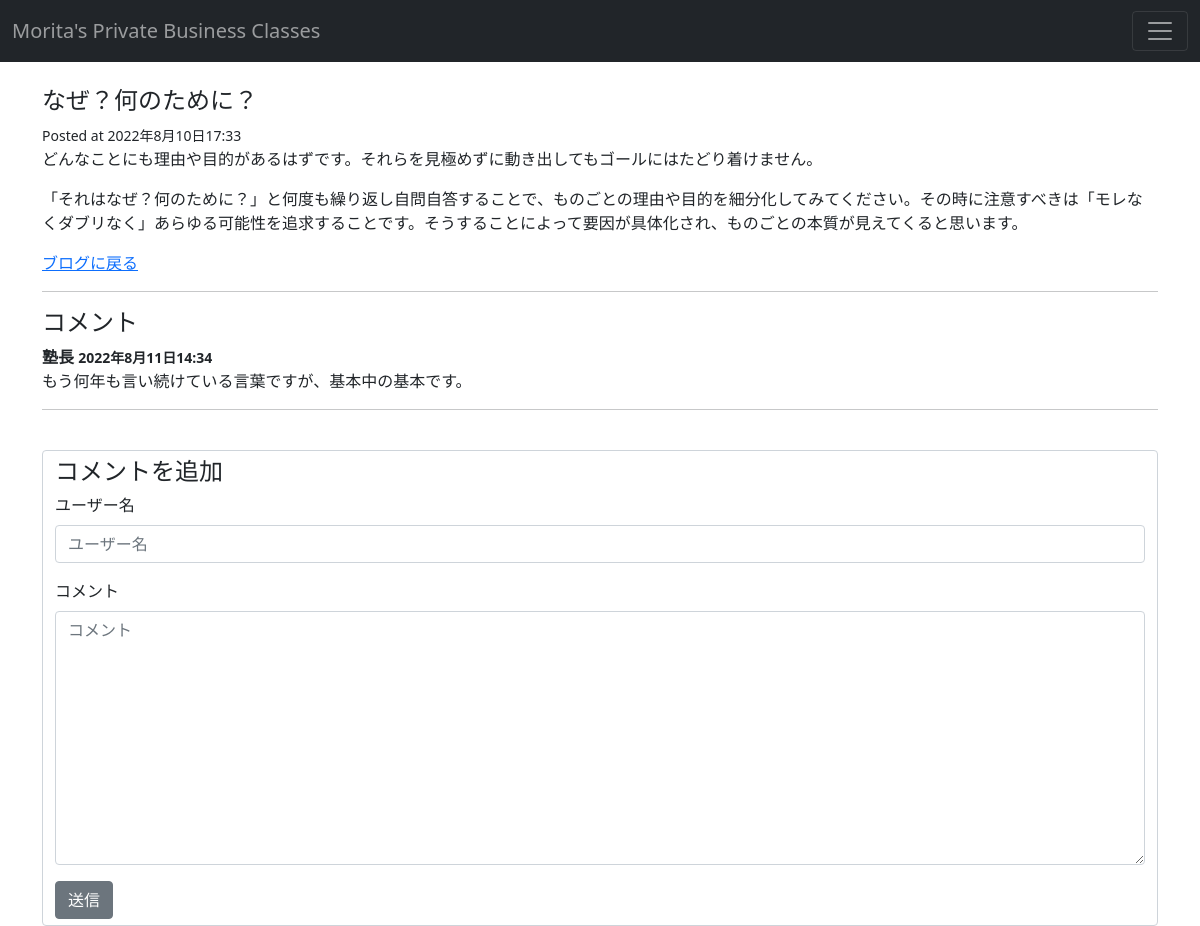
The page /blog/post_001/ on the database its author committed.
### blog/models.py (models this page shows, shortened)
class Post(models.Model):
    title = models.CharField(max_length=255)
    slug = models.SlugField()
    intro = models.TextField()
    body = models.TextField()
    posted_date = models.DateTimeField(auto_now_add=True)

class Comment(models.Model):
    post = models.ForeignKey(Post, related_name="comments", on_delete=models.CASCADE)
    name = models.CharField(max_length=255)
    body = models.TextField()
    posted_date = models.DateTimeField(auto_now_add=True)

### blog/views.py (the view)
# urls.py: path("blog/<slug:slug>/", post_detail, name="post_detail"),
def post_detail(request, slug):
    post = Post.objects.get(slug=slug)
    if request.method == "POST":
        form = Commentform(request.POST)
        if form.is_valid():
            comment = form.save(commit=False)
            comment.post = post
            comment.save()
            return redirect("post_detail", slug=post.slug)
    else:
        form = Commentform()
    return render(request, "blog/post_detail.html", {"post": post, "form": form})

### blog/forms.py
class Commentform(forms.ModelForm):
    class Meta:
        model = Comment
        fields = ("name", "body")
        labels={'name':'ユーザー名', 'body':'コメント', }

### templates/blog/post_detail.html (shortened to what this page needs)
{% extends "blog/base.html" %}
{% load django_bootstrap5 %}
{% block content %}
    <br>
    <h4 class="title">{{post.title}}</h4>
    <small>Posted at {{post.posted_date}}</small>
    <p>{{post.intro}}</p>
    <p>{{post.body}}</p>
    <a href="/blog">ブログに戻る</a>
    <hr>
    <h4 class="subtitle">コメント</h4>
    {% for comment in post.comments.all %}
    <article class="media">
        <div class="media-content">
            <div class="content">
                <p>
                    <strong>
                        {{comment.name}}
                        <small>{{comment.posted_date}}</small>
                    </strong>
                    <br>
                    {{comment.body}}
                </p>
            </div>
        </div>
    </article>
    <hr>
    {% empty %}
    <div class="notification">
        <p>コメントはまだありません、</p>
    </div>
    <hr>
    {% endfor %}
    <br>
    <form action="." method="POST">
        <div class="field">
            <div class="form-control">
                <h4 class="subtitle">コメントを追加</h4>
                {% bootstrap_form form layout="utilities" %}
                <button class="btn btn-secondary">送信</button>
            </div>
        </div>
    </form>
{% endblock %}

### rows shown on the page
Post: title "なぜ？何のために？", posted_date "2022年8月10日17:33", intro "どんなことにも理由や目的があるはずです。それらを見極めずに動き出してもゴールにはたどり着けません。", body "「それはなぜ？何のために？」と何度も繰り返し自問自答することで、ものごとの理由や目的を細分化してみてください。その時に注意すべきは「モレなくダブリなく」あらゆる可能性を追求することです。そうすることによって要因が具体化され、ものごとの本質が見えてくると思います。"
Comment: name "塾長", posted_date "2022年8月11日14:34", body "もう何年も言い続けている言葉ですが、基本中の基本です。"
